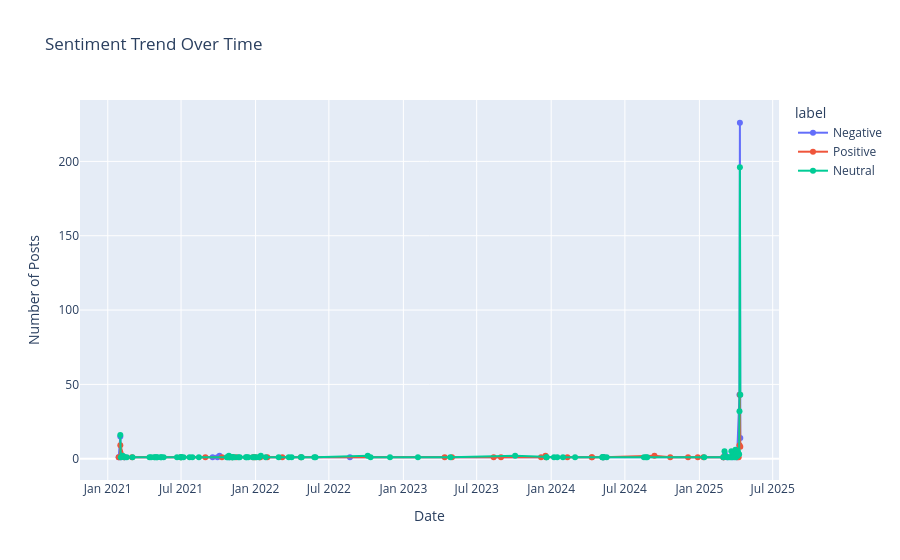

Notebook source saved alongside this figure:
### Code cell
# 每日 Label 統計
df['date'] = pd.to_datetime(df['datetime']).dt.date
time_label = df.groupby(['date', 'label']).size().reset_index(name='count')
time_label['label'] = time_label['label'].map(label_map)

fig_time = px.line(
    time_label,
    x='date',
    y='count',
    color='label',
    markers=True,
    title='Sentiment Trend Over Time'
)
fig_time.update_layout(xaxis_title='Date', yaxis_title='Number of Posts')
fig_time.show()

### Figure 1 — Plotly figure (JSON) as saved in the notebook; plotly's stock layout.template omitted (floating-point values rounded to 4 significant figures)
{"data": [{"hovertemplate": "label=Negative<br>date=%{x}<br>count=%{y}<extra></extra>", "legendgroup": "Negative", "line": {"color": "#636efa", "dash": "solid"}, "marker": {"symbol": "circle"}, "mode": "lines+markers", "name": "Negative", "orientation": "v", "showlegend": true, "type": "scatter", "x": ["2021-01-28", "2021-02-01", "2021-02-03", "2021-02-12", "2021-09-17", "2021-09-29", "2021-10-04", "2021-10-27", "2022-08-22", "2024-05-10", "2025-03-02", "2025-03-05", "2025-03-11", "2025-03-24", "2025-04-04", "2025-04-10", "2025-04-11", "2025-04-12"], "xaxis": "x", "y": [1, 15, 1, 1, 1, 1, 2, 1, 1, 1, 1, 3, 1, 1, 1, 43, 226, 14], "yaxis": "y"}, {"hovertemplate": "label=Positive<br>date=%{x}<br>count=%{y}<extra></extra>", "legendgroup": "Positive", "line": {"color": "#EF553B", "dash": "solid"}, "marker": {"symbol": "circle"}, "mode": "lines+markers", "name": "Positive", "orientation": "v", "showlegend": true, "type": "scatter", "x": ["2021-01-28", "2021-01-31", "2021-02-01", "2021-02-10", "2021-03-02", "2021-06-30", "2021-08-30", "2021-10-10", "2021-11-04", "2021-11-14", "2021-12-26", "2021-12-31", "2022-01-11", "2022-01-13", "2022-01-30", "2022-03-08", "2022-04-23", "2023-04-13", "2023-05-01", "2023-08-12", "2023-08-30", "2023-12-07", "2023-12-18", "2023-12-19", "2024-02-10", "2024-04-10", "2024-04-11", "2024-05-08", "2024-09-12", "2024-10-21", "2024-12-04", "2024-12-28", "2025-01-11", "2025-03-01", "2025-03-02", "2025-03-28", "2025-04-04", "2025-04-08", "2025-04-10", "2025-04-11", "2025-04-12"], "xaxis": "x", "y": [1, 1, 9, 1, 1, 1, 1, 1, 1, 1, 1, 1, 1, 1, 1, 1, 1, 1, 1, 1, 1, 1, 2, 1, 1, 1, 1, 1, 2, 1, 1, 1, 1, 1, 1, 2, 1, 1, 9, 43, 8], "yaxis": "y"}, {"hovertemplate": "label=Neutral<br>date=%{x}<br>count=%{y}<extra></extra>", "legendgroup": "Neutral", "line": {"color": "#00cc96", "dash": "solid"}, "marker": {"symbol": "circle"}, "mode": "lines+markers", "name": "Neutral", "orientation": "v", "showlegend": true, "type": "scatter", "x": ["2021-02-01", "2021-02-02", "2021-02-07", "2021-02-11", "2021-02-17", "2021-03-03", "2021-04-14", "2021-04-18", "2021-04-26", "2021-04-28", "2021-05-02", "2021-05-03", "2021-05-12", "2021-05-13", "2021-05-19", "2021-06-21", "2021-06-30", "2021-07-01", "2021-07-02", "2021-07-07", "2021-07-22", "2021-07-29", "2021-08-14", "2021-10-22", "2021-10-24", "2021-10-27", "2021-10-28", "2021-10-30", "2021-11-04", "2021-11-05", "2021-11-06", "2021-11-10", "2021-11-19", "2021-11-23", "2021-12-08", "2021-12-10", "2021-12-14", "2021-12-25", "2021-12-29", "2022-01-03", "2022-01-10", "2022-01-14", "2022-01-26", "2022-02-27", "2022-03-24", "2022-03-31", "2022-04-23", "2022-04-25", "2022-05-26", "2022-05-29", "2022-10-05", "2022-10-12", "2022-11-29", "2023-02-06", "2023-04-27", "2023-10-04", "2023-12-20", "2023-12-21", "2024-01-08", "2024-01-16", "2024-01-30", "2024-02-29", "2024-05-06", "2024-05-07", "2024-05-08", "2024-05-10", "2024-05-17", "2024-08-17", "2024-08-22", "2024-08-25", "2025-01-13", "2025-03-01", "2025-03-04", "2025-03-11", "2025-03-15", "2025-03-19", "2025-03-21", "2025-03-22", "2025-03-24", "2025-03-25", "2025-03-26", "2025-03-27", "2025-03-28", "2025-03-29", "2025-03-31", "2025-04-01", "2025-04-02", "2025-04-03", "2025-04-04", "2025-04-05", "2025-04-06", "2025-04-07", "2025-04-08", "2025-04-09", "2025-04-10", "2025-04-11", "2025-04-12"], "xaxis": "x", "y": [16, 1, 2, 1, 1, 1, 1, 1, 1, 1, 1, 1, 1, 1, 1, 1, 1, 1, 1, 1, 1, 1, 1, 1, 1, 2, 1, 1, 1, 1, 1, 1, 1, 1, 1, 1, 1, 1, 1, 1, 1, 2, 1, 1, 1, 1, 1, 1, 1, 1, 2, 1, 1, 1, 1, 2, 1, 1, 1, 1, 1, 1, 1, 1, 1, 1, 1, 1, 1, 1, 1, 1, 5, 1, 1, 1, 5, 1, 2, 4, 4, 2, 1, 2, 6, 1, 3, 3, 2, 2, 5, 3, 3, 3, 32, 196, 43], "yaxis": "y"}], "layout": {"legend": {"title": {"text": "label"}, "tracegroupgap": 0}, "title": {"text": "Sentiment Trend Over Time"}, "xaxis": {"anchor": "y", "domain": [0, 1], "title": {"text": "Date"}}, "yaxis": {"anchor": "x", "domain": [0, 1], "title": {"text": "Number of Posts"}}}}
